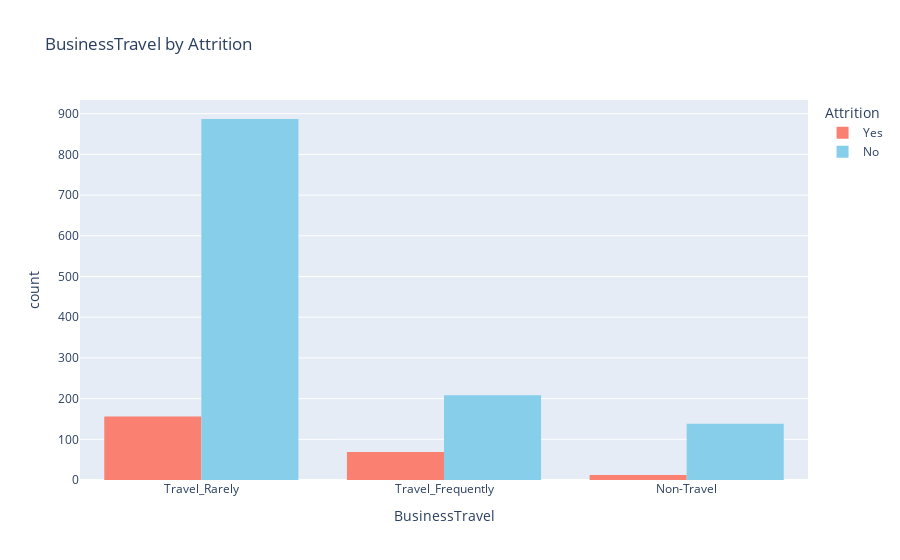
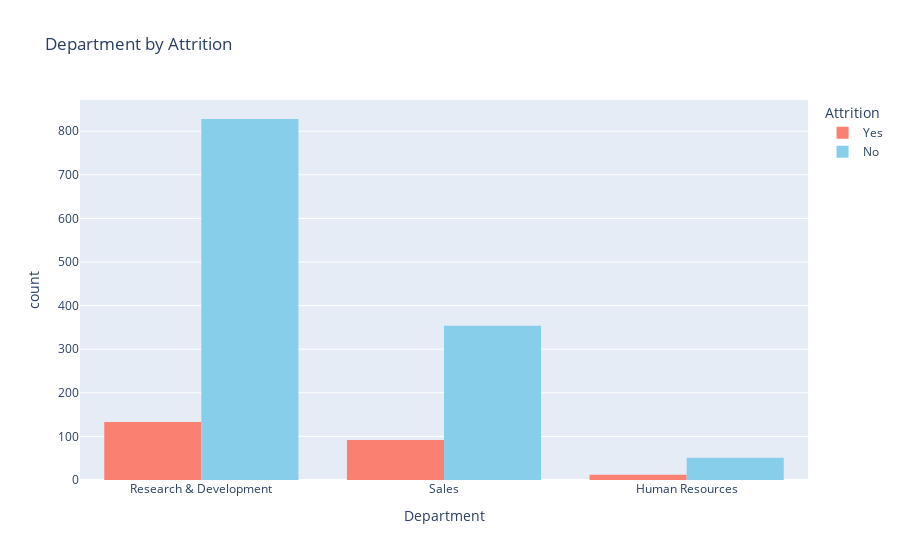
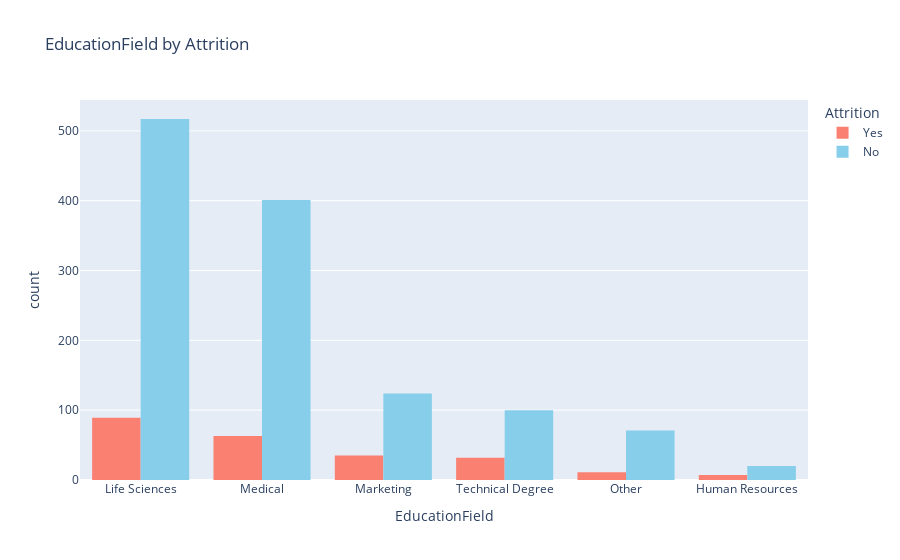

The code cell stored with these charts, in order, in its notebook:
### Code cell
cat_cols = ['BusinessTravel', 'Department', 'EducationField', 'Gender',
            'JobRole', 'MaritalStatus', 'OverTime']

for col in cat_cols:
    fig = px.histogram(data, x=col, color='Attrition', barmode='group',
                       title=f"{col} by Attrition",
                       color_discrete_sequence=['salmon', 'skyblue'])
    fig.update_layout(xaxis={'categoryorder':'total descending'})
    fig.show()

### Figure 1 — Plotly figure (JSON) as saved in the notebook; plotly's stock layout.template omitted (floating-point values rounded to 4 significant figures; data arrays with more than 128 entries replaced by an {"elided": "..."} marker saying what was removed)
{"data": [{"alignmentgroup": "True", "bingroup": "x", "hovertemplate": "Attrition=Yes<br>BusinessTravel=%{x}<br>count=%{y}<extra></extra>", "legendgroup": "Yes", "marker": {"color": "salmon", "pattern": {"shape": ""}}, "name": "Yes", "offsetgroup": "Yes", "orientation": "v", "showlegend": true, "type": "histogram", "x": {"elided": "237 str values"}, "xaxis": "x", "yaxis": "y"}, {"alignmentgroup": "True", "bingroup": "x", "hovertemplate": "Attrition=No<br>BusinessTravel=%{x}<br>count=%{y}<extra></extra>", "legendgroup": "No", "marker": {"color": "skyblue", "pattern": {"shape": ""}}, "name": "No", "offsetgroup": "No", "orientation": "v", "showlegend": true, "type": "histogram", "x": {"elided": "1233 str values"}, "xaxis": "x", "yaxis": "y"}], "layout": {"barmode": "group", "legend": {"title": {"text": "Attrition"}, "tracegroupgap": 0}, "title": {"text": "BusinessTravel by Attrition"}, "xaxis": {"anchor": "y", "categoryorder": "total descending", "domain": [0, 1], "title": {"text": "BusinessTravel"}}, "yaxis": {"anchor": "x", "domain": [0, 1], "title": {"text": "count"}}}}

### Figure 2 — Plotly figure (JSON) as saved in the notebook; plotly's stock layout.template omitted (floating-point values rounded to 4 significant figures; data arrays with more than 128 entries replaced by an {"elided": "..."} marker saying what was removed)
{"data": [{"alignmentgroup": "True", "bingroup": "x", "hovertemplate": "Attrition=Yes<br>Department=%{x}<br>count=%{y}<extra></extra>", "legendgroup": "Yes", "marker": {"color": "salmon", "pattern": {"shape": ""}}, "name": "Yes", "offsetgroup": "Yes", "orientation": "v", "showlegend": true, "type": "histogram", "x": {"elided": "237 str values"}, "xaxis": "x", "yaxis": "y"}, {"alignmentgroup": "True", "bingroup": "x", "hovertemplate": "Attrition=No<br>Department=%{x}<br>count=%{y}<extra></extra>", "legendgroup": "No", "marker": {"color": "skyblue", "pattern": {"shape": ""}}, "name": "No", "offsetgroup": "No", "orientation": "v", "showlegend": true, "type": "histogram", "x": {"elided": "1233 str values"}, "xaxis": "x", "yaxis": "y"}], "layout": {"barmode": "group", "legend": {"title": {"text": "Attrition"}, "tracegroupgap": 0}, "title": {"text": "Department by Attrition"}, "xaxis": {"anchor": "y", "categoryorder": "total descending", "domain": [0, 1], "title": {"text": "Department"}}, "yaxis": {"anchor": "x", "domain": [0, 1], "title": {"text": "count"}}}}

### Figure 3 — Plotly figure (JSON) as saved in the notebook; plotly's stock layout.template omitted (floating-point values rounded to 4 significant figures; data arrays with more than 128 entries replaced by an {"elided": "..."} marker saying what was removed)
{"data": [{"alignmentgroup": "True", "bingroup": "x", "hovertemplate": "Attrition=Yes<br>EducationField=%{x}<br>count=%{y}<extra></extra>", "legendgroup": "Yes", "marker": {"color": "salmon", "pattern": {"shape": ""}}, "name": "Yes", "offsetgroup": "Yes", "orientation": "v", "showlegend": true, "type": "histogram", "x": {"elided": "237 str values"}, "xaxis": "x", "yaxis": "y"}, {"alignmentgroup": "True", "bingroup": "x", "hovertemplate": "Attrition=No<br>EducationField=%{x}<br>count=%{y}<extra></extra>", "legendgroup": "No", "marker": {"color": "skyblue", "pattern": {"shape": ""}}, "name": "No", "offsetgroup": "No", "orientation": "v", "showlegend": true, "type": "histogram", "x": {"elided": "1233 str values"}, "xaxis": "x", "yaxis": "y"}], "layout": {"barmode": "group", "legend": {"title": {"text": "Attrition"}, "tracegroupgap": 0}, "title": {"text": "EducationField by Attrition"}, "xaxis": {"anchor": "y", "categoryorder": "total descending", "domain": [0, 1], "title": {"text": "EducationField"}}, "yaxis": {"anchor": "x", "domain": [0, 1], "title": {"text": "count"}}}}
